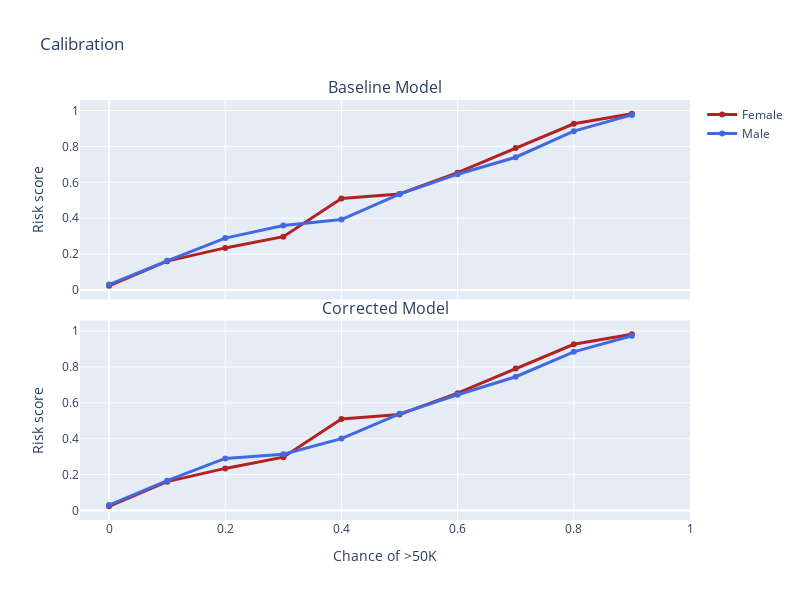

Notebook source saved alongside this figure:
### Code cell
bl_acc = accuracy(test.salary, bl_test_pred)
acc = accuracy(test.salary, test_pred)

bl_eo = equalized_odds_difference(
    test.salary, bl_test_pred, sensitive_features=test.sex,
)
eo = equalized_odds_difference(
    test.salary, test_pred, sensitive_features=test.sex,
)

bl_calib = calibration(test.salary, bl_test_probs, test.sex)
calib = calibration(test.salary, test_probs, test.sex)

print(f"Baseline accuracy: {bl_acc:.3f}")
print(f"Accuracy: {acc:.3f}")

print(f"Baseline equalised odds difference: {bl_eo:.3f}")
print(f"Equalised odds difference: {eo:.3f}")

print(f"Baseline calibration: {bl_calib:.3f}")
print(f"Calibration: {calib:.3f}")

### Figure 1 — Plotly figure (JSON) as saved in the notebook; plotly's stock layout.template omitted (floating-point values rounded to 4 significant figures)
{"data": [{"line": {"color": "firebrick", "width": 3}, "name": "Female", "showlegend": true, "type": "scatter", "x": [0, 0.1, 0.2, 0.3, 0.4, 0.5, 0.6, 0.7, 0.8, 0.9, 1], "xaxis": "x", "y": [0.02365, 0.1608, 0.2346, 0.2973, 0.5094, 0.5349, 0.6538, 0.7907, 0.9259, 0.9821], "yaxis": "y"}, {"line": {"color": "royalblue", "width": 3}, "name": "Male", "showlegend": true, "type": "scatter", "x": [0, 0.1, 0.2, 0.3, 0.4, 0.5, 0.6, 0.7, 0.8, 0.9, 1], "xaxis": "x", "y": [0.0303, 0.1626, 0.2894, 0.3592, 0.3924, 0.534, 0.6453, 0.7397, 0.885, 0.9756], "yaxis": "y"}, {"line": {"color": "firebrick", "width": 3}, "name": "Female", "showlegend": false, "type": "scatter", "x": [0, 0.1, 0.2, 0.3, 0.4, 0.5, 0.6, 0.7, 0.8, 0.9, 1], "xaxis": "x2", "y": [0.02365, 0.1608, 0.2346, 0.2973, 0.5094, 0.5349, 0.6538, 0.7907, 0.9259, 0.9821], "yaxis": "y2"}, {"line": {"color": "royalblue", "width": 3}, "name": "Male", "showlegend": false, "type": "scatter", "x": [0, 0.1, 0.2, 0.3, 0.4, 0.5, 0.6, 0.7, 0.8, 0.9, 1], "xaxis": "x2", "y": [0.03029, 0.1661, 0.2905, 0.3138, 0.4008, 0.5386, 0.6448, 0.7453, 0.8841, 0.9733], "yaxis": "y2"}], "layout": {"annotations": [{"font": {"size": 16}, "showarrow": false, "text": "Baseline Model", "x": 0.5, "xanchor": "center", "xref": "paper", "y": 1, "yanchor": "bottom", "yref": "paper"}, {"font": {"size": 16}, "showarrow": false, "text": "Corrected Model", "x": 0.5, "xanchor": "center", "xref": "paper", "y": 0.475, "yanchor": "bottom", "yref": "paper"}], "height": 600, "title": {"text": "Calibration"}, "width": 800, "xaxis": {"anchor": "y", "domain": [0, 1], "matches": "x2", "showticklabels": false}, "xaxis2": {"anchor": "y2", "domain": [0, 1], "range": [-0.05, 1], "title": {"text": "Chance of >50K"}}, "yaxis": {"anchor": "x", "domain": [0.525, 1], "title": {"text": "Risk score"}}, "yaxis2": {"anchor": "x2", "domain": [0, 0.475], "title": {"text": "Risk score"}}}}
